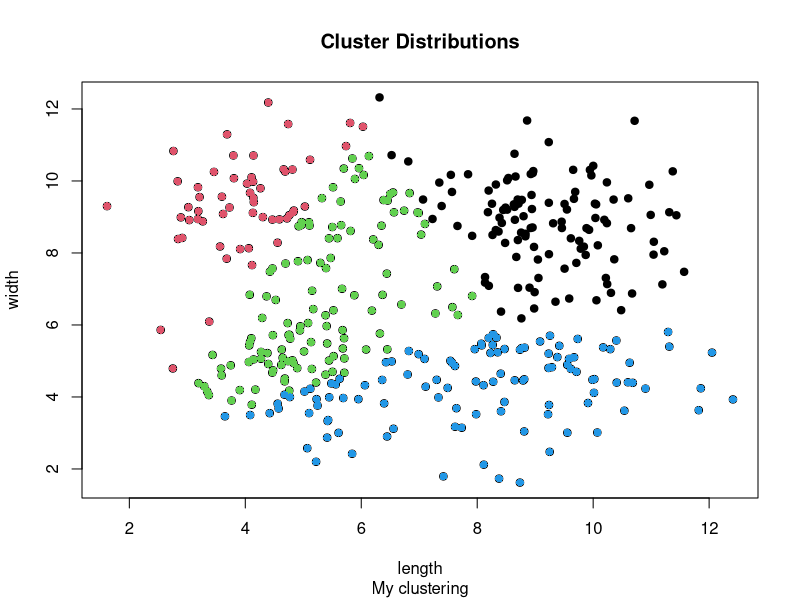

Write R code to recreate this figure.
##################################################
# CSC 522 : Automated Learning and Data Analysis #
# Bharathkumar Ramachandra			 #
# bramach2/tnybny				 #
##################################################

mykmeans <- function(dat, nc = 2)
{
    # this function performs k-means clustering
	cent = dat[sample(1:nrow(dat), nc), ] # randomly pick centroids from data
	for(i in 1:nrow(dat))
	{
		dmin <- 1000
		for(j in 1:nc)
		{
			point1 <- dat[i, -3]
			point2 <- cent[j, -3]
			dist <- dist(rbind(point1, point2))
			if(dist < dmin)
			{
				dmin <- dist
				dat[i, 3] <- j
			}
		}
	}
	return(dat[, 3])
}

dat <- read.table(file = "data.csv", header = T, sep = ",")
nc <- 4				# specify desired number of centroids
cluster <- matrix(1, nrow(dat), 1)	# new column "cluster" with all values = 1,
                                    # this is what we want to start off with
dat <- data.frame(dat, cluster)		# append new column
clust <- mykmeans(dat, nc)

# plot the result of the clustering
plot(dat[, -3], main = "Cluster Distributions", sub = "My clustering")
for(i in 1:nc)
{
	points(subset(dat[, -3], clust == i), col = i, pch = 16)
}

# SSE calculation. ssei is SSE of clustering and ssej holds the sse of a specific cluster
ssei <- 0
for(i in 1:nc)
{
    ssej <- 0
    xmean = c(mean(subset(dat, clust == i)[, 1]),
              mean(subset(dat, clust == i)[, 2]))
    for(j in 1:nrow(subset(dat, clust == i)))
    {
        ssej = ssej + dist(rbind(xmean, subset(dat, clust == i)[j, ]))^2
    }
    ssei = ssei + ssej
}
